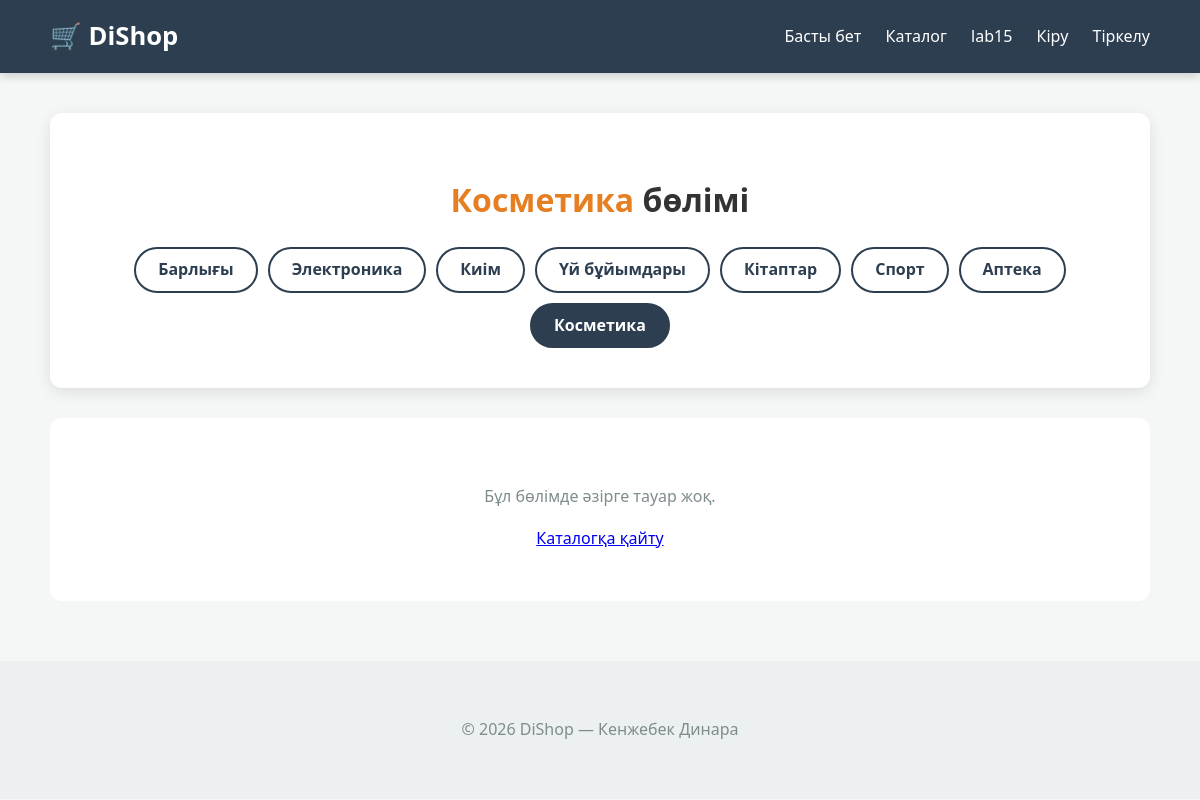
The page /catalog/category/7/ on the database its author committed.
### shop/models.py (models this page shows, shortened)
class Category(models.Model):
    name = models.CharField(max_length=100)
    description = models.TextField(blank=True)

### shop/views.py (the view)
# urls.py: path('catalog/', views.katalog, name='katalog'),
def katalog(request, sanat_id=None):
    sanatter = Category.objects.all()
    sanat = None
    tauarlar = Product.objects.all()
    if sanat_id:
        sanat = get_object_or_404(Category, id=sanat_id)
        tauarlar = tauarlar.filter(category=sanat)
    return render(request, 'shop/katalog.html', {
        'sanatter': sanatter,
        'tauarlar': tauarlar,
        'sanat': sanat
    })

### shop/templates/shop/katalog.html (shortened to what this page needs)
{% extends 'shop/base.html' %}
{% block content %}
<div class="catalog-header">
    <h1>
        {% if sanat %}
            <span class="active-category-title">{{  sanat.name }}</span> бөлімі
        {% else %}
            Барлық тауарлар
        {% endif %}
    </h1>
    <div class="filter-bar">
        <a href="{% url 'katalog' %}" class="filter-item {% if not sanat %}active{% endif %}">Барлығы</a>
        {% for s in sanatter %}
            <a href="{% url 'katalog_sanat' s.id %}"
               class="filter-item {% if sanat.id == s.id %}active{% endif %}">
               {{ s.name }}
            </a>
        {% endfor %}
    </div>
</div>
{% if tauarlar %}
    <div class="products-grid">
        {% for tauar in tauarlar %}
            <div class="product-card">
                <div class="product-info">
                <h3>{{  tauar.title }}</h3>
                <div class="price-container">
                    <b class="product-price">{{ tauar.price }} ₸</b>
                </div>
                <a href="{% url 'tauar_detail' tauar.id %}" class="btn-more">Толығырақ →</a>
                </div>
            </div>
            {% endfor %}
    </div>
{% else %}
    <div class="no-products">
        <p>Бұл бөлімде әзірге тауар жоқ. </p>
        <a href="{% url 'katalog' %}">Каталогқа қайту</a>
    </div>
{% endif %}
{% endblock %}

### shop/static/shop/css/style.css (style rules this page uses)
:root { --primary-color: #2c3e50; --accent-color: #e67e22; --bg-light: #f4f7f6; --white: #ffffff; --text-dark: #333333; --text-muted: #7f8c8d; --shadow: 0 4px 15px rgba(0,0,0,0.1); --border-radius: 12px; }
body { font-family: 'Segoe UI', Roboto, Helvetica, Arial, sans-serif; background-color: var(--bg-light); margin: 0; padding: 0; color: var(--text-dark); line-height: 1.6; }
.catalog-header { text-align: center; padding: 40px 20px; background: var(--white); border-radius: var(--border-radius); margin-bottom: 30px; box-shadow: var(--shadow); }
.active-category-title { color: var(--accent-color); }
.filter-bar { margin-top: 20px; display: flex; justify-content: center; gap: 10px; flex-wrap: wrap; }
.filter-item { padding: 8px 22px; border-radius: 25px; text-decoration: none; border: 2px solid var(--primary-color); color: var(--primary-color); font-weight: 600; transition: all 0.3s ease; }
.filter-item:hover, .filter-item.active { background: var(--primary-color); color: white; }
.no-products { grid-column: 1 / -1; text-align: center; padding: 50px; background: white; border-radius: var(--border-radius); color: var(--text-muted); }

### rows shown on the page
Category: name "Косметика"
Category: name "Электроника"
Category: name "Киім"
Category: name "Үй бұйымдары"
Category: name "Кітаптар"
Category: name "Спорт"
Category: name "Аптека"
